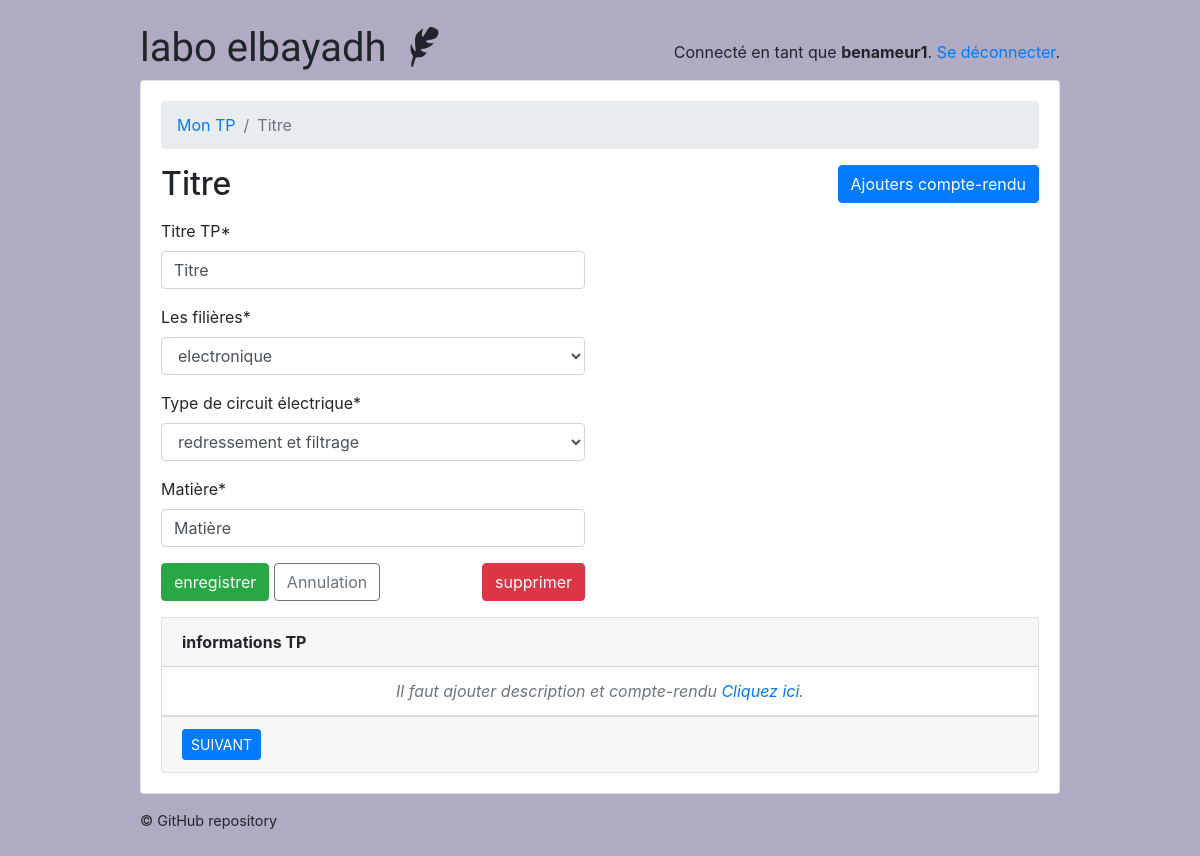
The page /teachers/quiz/29/ (signed in) on the database as committed earlier.
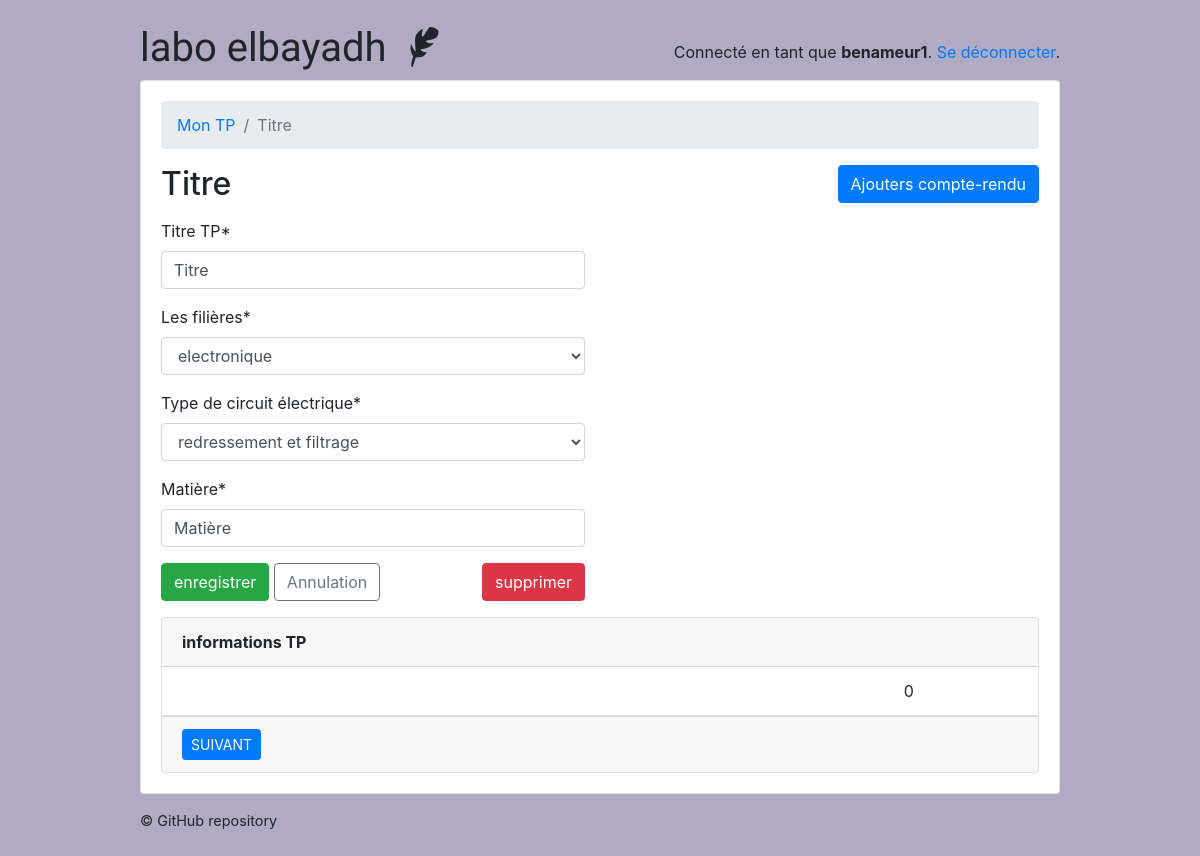
The same page on the database as committed later.
### classroom/models.py (models this page shows, shortened)
class Question(models.Model):
    quiz = models.ForeignKey(Quiz, on_delete=models.CASCADE, related_name='questions')
    text = models.CharField('Question', max_length=255)
    description = models.TextField( max_length=500 ,  verbose_name= 'Description de TP ')
    fiche_tp = models.FileField(upload_to='uploads_tp/' , verbose_name= 'Compte-rendu')

### classroom/views/teachers.py (the view, shortened to what this page needs)
# urls.py: path('quiz/<int:pk>/', teachers.QuizUpdateView.as_view(), name='quiz_change'),
@method_decorator([login_required, teacher_required], name='dispatch')
class QuizUpdateView(UpdateView):
    model = Quiz
    fields = ('name', 'subject', 'type_tp' , 'module' )
    '''
    def get_form(self, form_class= Quiz):
        form = form_class()
        form.fields['subject'].label = "Primary purpose/business use"
        #form.fields['secondary_purpose_business_uses'].label = "Secondary purpose/business uses"

        return form
    '''
    context_object_name = 'quiz'
    template_name = 'classroom/teachers/quiz_change_form.html'
    def get_context_data(self, **kwargs):
        kwargs['questions'] = self.get_object().questions.annotate(answers_count=Count('answers'))
        return super().get_context_data(**kwargs)
    def get_queryset(self):
        return self.request.user.quizzes.all()

### classroom/models.py (called while the page is built)
    def __str__(self):
        return self.name

### classroom/templates/classroom/teachers/quiz_change_form.html (shortened to what this page needs)
{% extends 'base.html' %}
{% load crispy_forms_tags %}
{% block content %}
  <nav aria-label="breadcrumb">
    <ol class="breadcrumb">
      <li class="breadcrumb-item"><a href="{% url 'teachers:quiz_change_list' %}">Mon TP</a></li>
      <li class="breadcrumb-item active" aria-current="page">{{ quiz.name }}</li>
    </ol>
  </nav>
  <h2 class="mb-3">
    {{ quiz.name }}
    <a href="{% url 'teachers:question_add' quiz.pk %}" class="btn btn-primary float-right">Ajouters compte-rendu</a>
  </h2>
  <div class="row mb-3">
    <div class="col-md-6 col-sm-8 col-12">
      <form method="post" novalidate>
        {{ form|crispy }}
        <button type="submit" class="btn btn-success">enregistrer</button>
        <a href="{% url 'teachers:quiz_change_list' %}" class="btn btn-outline-secondary" role="button">Annulation</a>
        <a href="{% url 'teachers:quiz_delete' quiz.pk %}" class="btn btn-danger float-right">supprimer</a>
      </form>
    </div>
  </div>
  <div class="card">
    <div class="card-header">
      <div class="row">
        <div class="col-10">
          <strong>informations TP</strong>
        </div>
      </div>
    </div>
    <div class="list-group list-group-flush list-group-formset">
      {% for question in questions %}
        <div class="list-group-item">
          <div class="row">
            <div class="col-10">
            </div>
            <div class="col-2">
              {{ question.answers_count }}
            </div>
          </div>
        </div>
      {% empty %}
        <div class="list-group-item text-center">
          <p class="text-muted font-italic mb-0">Il faut ajouter description et compte-rendu <a href="{% url 'teachers:question_add' quiz.pk %}">Cliquez ici</a>.</p>
        </div>
      {% endfor %}
    </div>
    <div class="card-footer">
      <a href="{% url 'teachers:question_add' quiz.pk %}" class="btn btn-primary btn-sm">SUIVANT</a>
    </div>
  </div>
{% endblock %}

Rows that differ between the two databases and show on the page:
added Question: answers_count "0"
Other text that changed with them:
text no longer shown: "Il faut ajouter description et compte-rendu Cliquez ici ."
